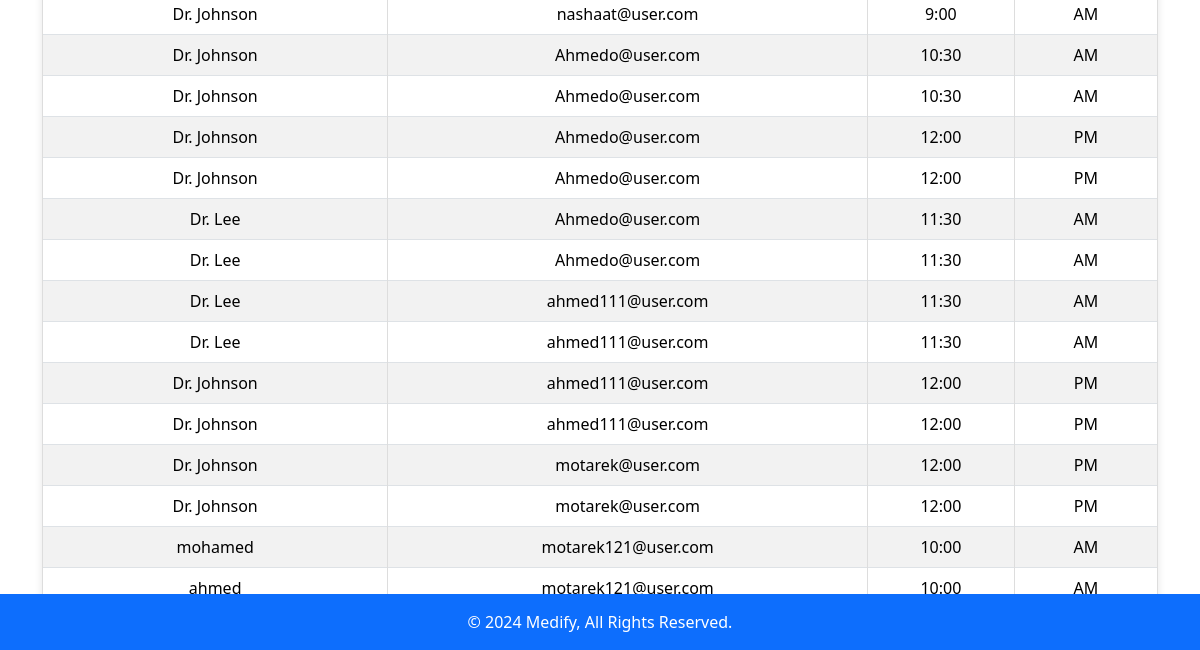
The app's page /manage_appointments (signed in, lower part), older data.
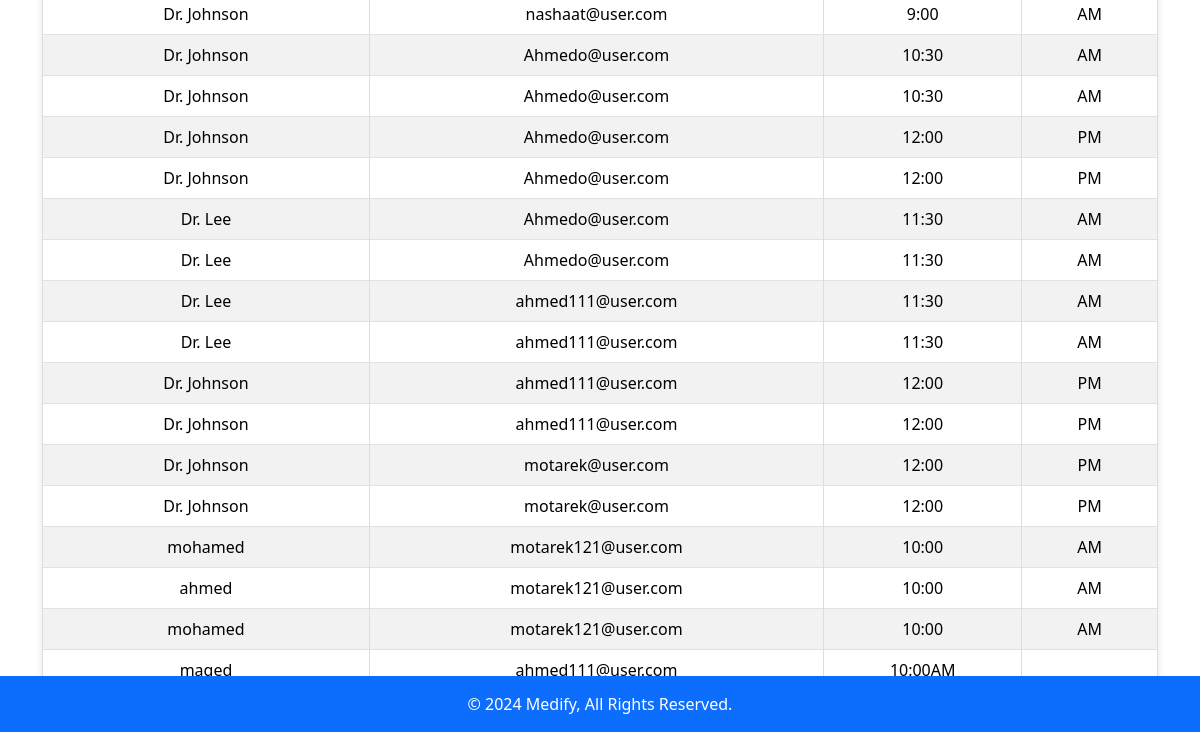
The same page, newer data.
### tables this page shows
CREATE TABLE appointments (
            id INTEGER PRIMARY KEY AUTOINCREMENT,
            user_email TEXT NOT NULL,
            doctor_name TEXT NOT NULL,
            specialty TEXT NOT NULL,
            time_slot TEXT NOT NULL,
            FOREIGN KEY (user_email) REFERENCES users (email)
        );

CREATE TABLE users (
            id INTEGER PRIMARY KEY AUTOINCREMENT,
            email TEXT NOT NULL UNIQUE,
            password TEXT NOT NULL
        );

### app.py (the view)
@app.route('/manage_appointments')
def manage_appointments():
    if 'user_type' in session and session['user_type'] == 'admin':
        with sqlite3.connect("users.db") as conn:
            cursor = conn.cursor()
            cursor.execute("""
                SELECT appointments.doctor_name, users.email, appointments.time_slot
                FROM appointments
                INNER JOIN users ON appointments.user_email = users.email
            """)
            appointments = cursor.fetchall()
        return render_template('manage_appointments.html', appointments=appointments)
    return redirect(url_for('login'))

### templates/manage_appointments.html (shortened to what this page needs)
<!DOCTYPE html>
<html lang="en">
<head>
    <link rel="stylesheet" href="{{ url_for('static', filename='css/manage_appointments.css') }}">
    <link href="https://cdn.jsdelivr.net/npm/bootstrap@5.3.2/dist/css/bootstrap.min.css" rel="stylesheet">
</head>
<body>
    <section class="vh-100 bg-light">
        <div class="container">
            <table class="table table-bordered table-striped">
                <tbody id="appointmentsTable">
                    {% if appointments %}
                        {% for appointment in appointments %}
                            <tr>
                                <td>{{ appointment[0] }}</td>
                                <td>{{ appointment[1] }}</td>
                                <td>{{ appointment[2].split()[0] }}</td>
                                <td>{{ appointment[2].split()[1] }}</td>
                            </tr>
                        {% endfor %}
                    {% else %}
                        <tr>
                            <td colspan="4" class="text-center">No appointments found.</td>
                        </tr>
                    {% endif %}
                </tbody>
            </table>
        </div>
    </section>
    <footer class="bg-primary text-white text-center py-3">
        &copy; 2024 Medify, All Rights Reserved.
    </footer>
</body>
</html>

Row changes from the older to the newer data that the page shows:
now on this page (row unchanged): appointments: doctor_name "mohamed", email "motarek121@user.com", time_slot "10:00", time_slot "AM"
added appointments: doctor_name "maged", email "ahmed111@user.com", time_slot "10:00AM"
